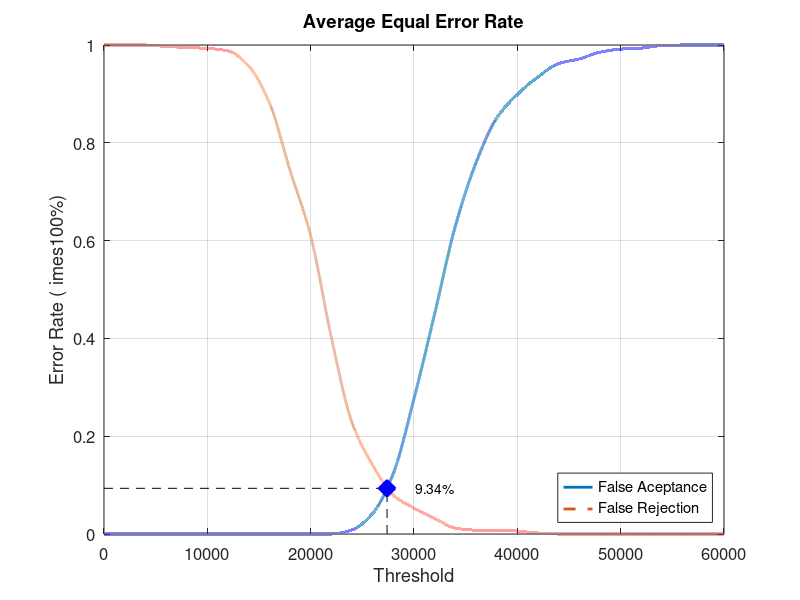
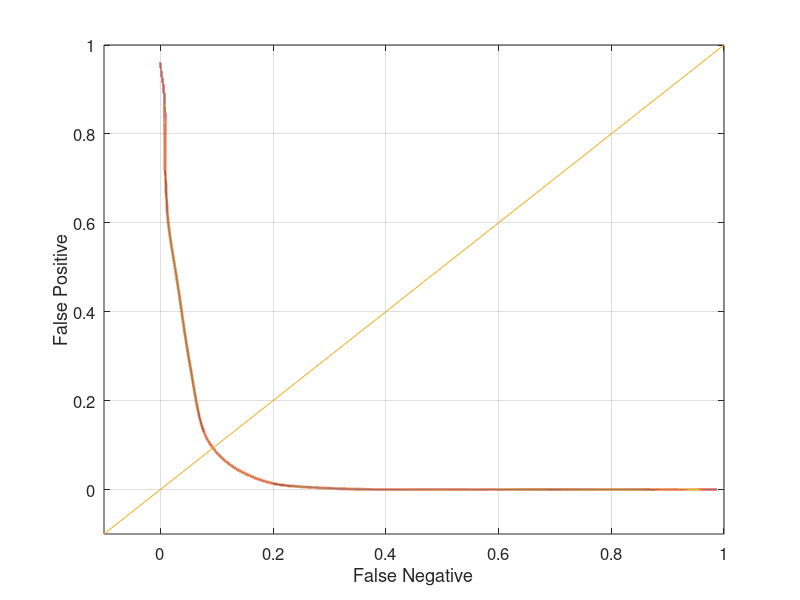

Recreate these plots in MATLAB, in order.
close all;
clear;
clc;
x = 0:2000:60000;
xq = 0:0.5:60000;

y0 = [0 0 0 0 0 0 0 0 0 0 0 0 0.00842105 0.0421053 0.124211 0.276842 0.450526 0.629474 0.758947 0.850526 0.898947 0.934737 0.962105 0.971579 0.985263 0.991579 0.993684 0.998947 1 1 1]
yy0 = interp1(x, y0, xq, 'pchip');
y1 = [1 1 1 0.997 0.995 0.993 0.988 0.957 0.882 0.744 0.61 0.402 0.228 0.141 0.079 0.053 0.032 0.012 0.008 0.008 0.006 0.002 0 0 0 0 0 0 0 0 0]
yy1 = interp1(x, y1, xq, 'pchip');

% Calculating EER: 
y2 = abs(y0 - y1);
find(y2 == min(y2))
yy2 = abs(yy0 - yy1);
xEER = find(yy2 == min(yy2));
xEERIndex = xq(xEER) % X-axis EER
yEER = yy0(xEER) % Y-axis EER

main = figure
plot(xq, yy0,'-','LineWidth', 2);	hold on
plot(xq, yy1,'--','LineWidth', 2);	hold on
plot([xEERIndex xEERIndex], [0 yEER], 'k--');	hold on
plot([0 xEERIndex], [yEER yEER], 'k--');	hold on
plot(xEERIndex, yEER, 'bx', 'LineWidth', 10);	hold on
text(xEERIndex + 10 * xEERIndex / 100, yEER, [num2str(round((10000 * yEER)) / 100) '%'])
legend('False Aceptance', 'False Rejection', 'Location', 'SouthEast')
xlabel('Threshold')
ylabel('Error Rate (	imes100%)')
title('Average Equal Error Rate')
set(gca, 'FontSize', 12)
axis([0 60000 0 1])
grid on

print(main, 'Database3AverageMain', '-dpng');
FNRxFPR = figure('Color', [1 1 1]);
plot(yy1, yy0, '-', yy1, yy0, 'LineWidth', 2);
hold on
y = -0.1:0.1:1
plot(y, y); 
set(gca, 'FontSize', 12)
xlabel('False Negative')
ylabel('False Positive')
axis([-0.1 1 -0.1 1])
set(gca, 'FontSize', 12)
grid on

print(FNRxFPR, 'Database3AverageFNRxFPR','-dpng');
